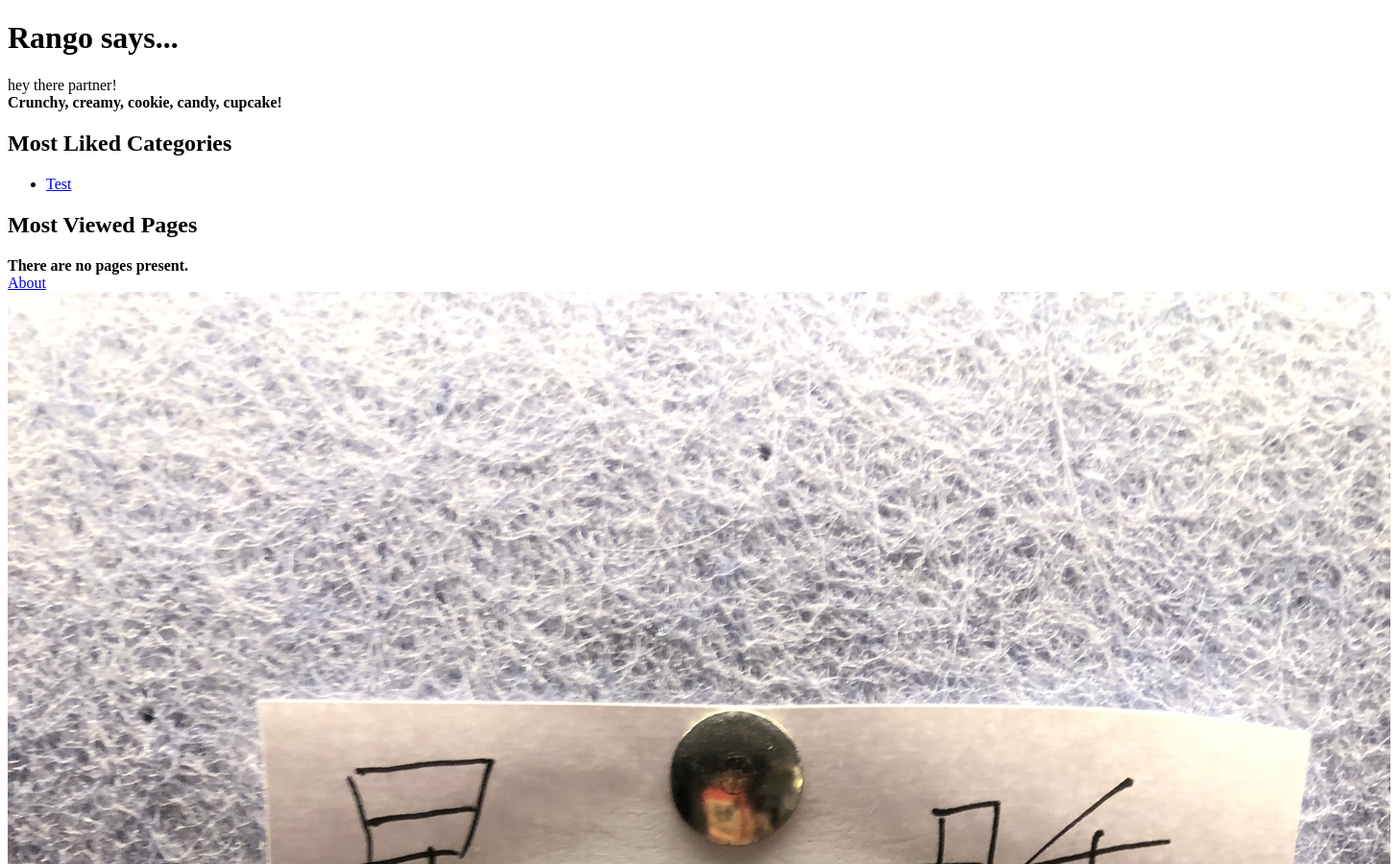
/ (upper part), run on an earlier commit of the app's database.
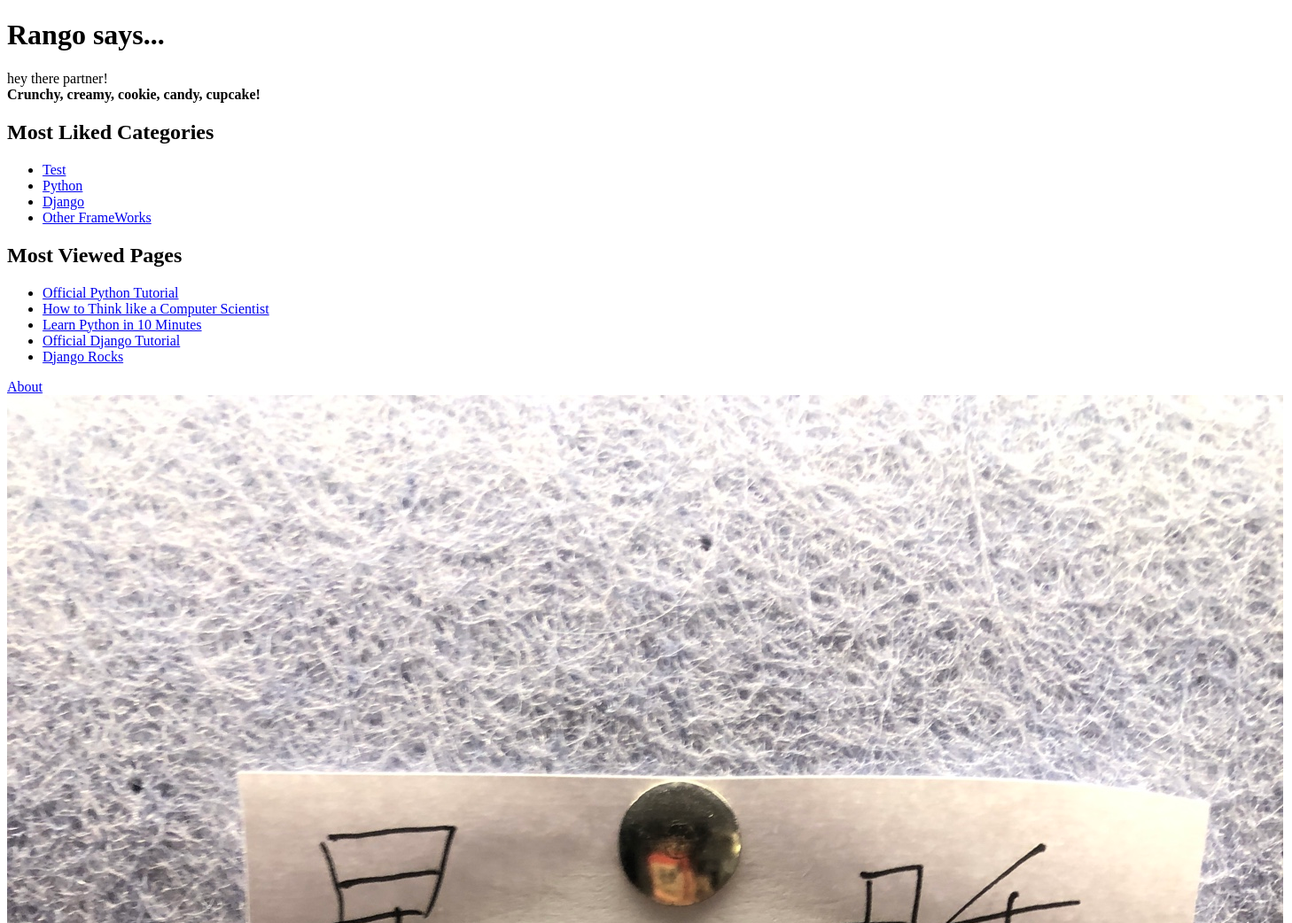
And on a later commit of the database.
### rango/models.py (models this page shows, shortened)
class Category(models.Model):
    name = models.CharField(max_length=128, unique=True)
    views = models.IntegerField(default=0)
    likes = models.IntegerField(default=0)
    slug = models.SlugField(unique=True)
    class Meta:
        verbose_name_plural = 'Categories'

class Page(models.Model):
    category = models.ForeignKey(Category, on_delete=models.CASCADE)
    title = models.CharField(max_length=128)
    url = models.URLField()
    views = models.IntegerField(default=0)

### rango/views.py (the view)
# urls.py: path('', views.index, name='index'),
def index(request):
    category_list = Category.objects.order_by('-likes')[:5]
    page_list = Page.objects.order_by('-views')[:5]
    context_dict = {}
    context_dict['boldmessage'] = 'Crunchy, creamy, cookie, candy, cupcake!'
    context_dict['categories'] = category_list
    context_dict['pages'] = page_list
    context_dict['extra'] = 'From the model solution on GitHub'
    return render(request, 'rango/index.html', context=context_dict)

### templates/rango/index.html (shortened to what this page needs)
<!DOCTYPE html>
{% load staticfiles %}
<html>
    <head>
    </head>
    <body>
        <h1>Rango says...</h1>
        <div>
            hey there partner! <br />
            <strong>{{ boldmessage }}</strong><br />
        </div>
        <div>
            <h2>Most Liked Categories</h2>
        {% if categories %}
            <ul>
            {% for category in categories %}
                <li><a href="/rango/category/{{ category.slug }}/">{{ category.name }}</a></li>
            {% endfor %}
            </ul>
        {% else %}
            <strong>There are no categories present.</strong>
        {% endif %}
        </div>
        <div>
            <h2>Most Viewed Pages</h2>
        {% if pages %}
            <ul>
            {% for page in pages %}
                <li><a href="{{ page.url }}">{{ page.title }}</a></li>
            {% endfor %}
            </ul>
        {% else %}
            <strong>There are no pages present.</strong>
        {% endif %}
        </div>
        <div>
            <a href="/rango/about/">About</a><br />
            <img src="{% static 'images/rango.jpg' %}" alt="Picture of Rango" />
        </div>
    </body>
</html>

What changed in the data, as far as the page shows it:
added Category: name "Python"
added Category: name "Django"
added Category: name "Other FrameWorks"
added Page: title "Official Python Tutorial"
added Page: title "How to Think like a Computer Scientist"
added Page: title "Learn Python in 10 Minutes"
added Page: title "Official Django Tutorial"
added Page: title "Django Rocks"
Also different on the page:
text no longer shown: "There are no pages present."
